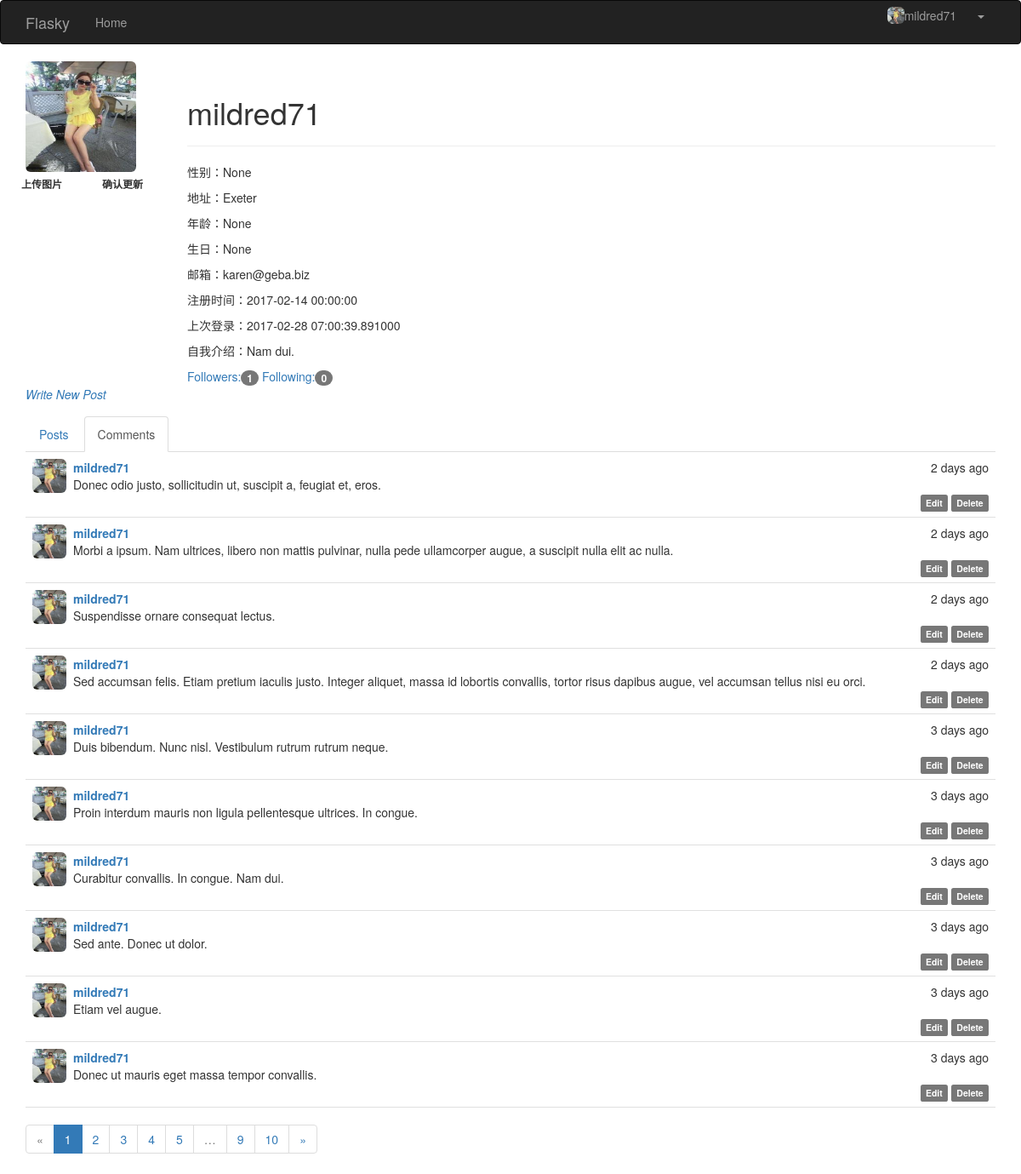
/profile/mildred71 (signed in), run on the app's committed database.
### app/models.py (models this page shows, shortened)
class User(UserMixin,db.Model):
	__tablename__='users'
	id = db.Column(db.Integer, primary_key=True)
	username = db.Column(db.String(128), unique=True, index=True)
	gender = db.Column(db.String(32))
	address = db.Column(db.String(128))
	age=db.Column(db.Integer)
	date_of_born = db.Column(db.String(32))
	password_hash = db.Column(db.String(128))
	email = db.Column(db.String(64))
	selfintr=db.Column(db.String(256))
	role_id=db.Column(db.Integer,db.ForeignKey('roles.id'))
	confirmed=db.Column(db.Boolean,default=False)
	member_since=db.Column(db.DateTime(),default=datetime.utcnow)
	last_login=db.Column(db.DateTime(),default=datetime.utcnow)
	head_img=db.Column(db.String)
	comments=db.relationship('Comment',backref='author',lazy='dynamic')
	posts=db.relationship('Post',backref='author',lazy='dynamic')
	followers=db.relationship('Follow',foreign_keys=[Follow.followed_id],
							  backref=db.backref('follower',lazy='joined'),
							  lazy='dynamic',
							  cascade='all,delete-orphan')
	followed=db.relationship('Follow',foreign_keys=[Follow.follower_id],
							 backref=db.backref('followed',lazy='joined'),
							 lazy='dynamic',
							 cascade='all,delete-orphan')
	def followers_count(self):
		return self.followers.count()
	def followed_count(self):
		return self.followed.count()
	def is_followed_by(self,user):
		return self.followers.filter_by(follower_id=user.id).first() is not None
	def can(self,permission):
		return self.role is not None and (self.role.permission&permission)==permission
	@property
	def password(self):
		raise AttributeError('Password can not be read!')

class Comment(db.Model):
	__tablename__='comments'
	id=db.Column(db.Integer,primary_key=True)
	body=db.Column(db.Text)
	body_html=db.Column(db.Text)
	timestamp=db.Column(db.DateTime,index=True,default=datetime.utcnow)
	post_id=db.Column(db.Integer,db.ForeignKey('posts.id'))
	author_id=db.Column(db.Integer,db.ForeignKey('users.id'))

### app/main/views.py (the view)
@main.route('/profile/<username>')
@login_required
def profile(username):
    user=User.query.filter_by(username=username).first()
    if user is not None:
        show_comments=bool(request.cookies.get('show_comments','0'))
        page=request.args.get('page',1,type=int)
        pagination_posts=user.posts.order_by(Post.timestamp.desc()).paginate(
            page,current_app.config['FLASKY_POSTS_PER_PAGE'],error_out=False
        )
        pagination_comments=user.comments.order_by(Comment.timestamp.desc()).paginate(
            page,current_app.config['FLASKY_COMMENTS_PER_PAGE'],error_out=False
        )
        posts=pagination_posts.items
        comments=pagination_comments.items
        return render_template('user.html',user=user,posts=posts,comments=comments,show_comments=show_comments,
                               pagination_comments=pagination_comments,pagination_posts=pagination_posts,
                               )
    else:
        flash('%s is not registered!'%username)
        return redirect(url_for('main.index'))

### app/auth/views.py (called while the page is built)
@auth.before_app_request
def last_login():
	if current_user.is_authenticated:
		current_user.last_login=datetime.utcnow()

@auth.before_app_request
def before_request():
	if current_user.is_authenticated and not current_user.confirmed and request.endpoint[:5]!='auth.' and request.endpoint!='static':
		return redirect(url_for('auth.unconfirmed'))

### app/main/__init__.py (called while the page is built)
@main.app_context_processor
def inject_permission():
	return dict(Permission=Permission)

### app/models.py (called while the page is built)
@login_manager.user_loader
def load_user(user_id):
	return User.query.get(int(user_id))

### app/templates/user.html (shortened to what this page needs)
{% extends "base.html" %}
{% import "_macros.html" as macros %}
{% block page_content %}
<div class="row col-md-2">
    <img class="img-rounded profile-relativa" src="{{user.head_img}}" height="130" width="130"/>
    <form action="{{url_for('main.upload_file')}}" method="POST" enctype=multipart/form-data>
        <div class="row">
            <label class="button button_primary col-md-6 btn-sm" for="xFile">上传图片</label>
            <label class="button button_primary col-md-6 btn-sm" for="xSubmit">确认更新</label>
        </div>
    </form>
</div>
<div class="col-md-offset-2 ">
    <div class="page-header">
     <h1>{{user.username}}</h1>
    </div>
        <p>性别：{{ user.gender }}</p>
        <p>地址：{{ user.address }}</p>
        <p>年龄：{{ user.age }}</p>
        <p>生日：{{ user.date_of_born }}</p>
        <p>邮箱：{{ user.email }}</p>
        <p>注册时间：{{ user.member_since }}</p>
        <p>上次登录：{{ user.last_login }}</p>
        <p>自我介绍：{{ user.selfintr }}</p>
</div>
<div class="col-md-offset-2">
    <a href="{{url_for('main.followers',username=user.username)}}">
        Followers:<span class="badge">{{user.followers_count()}}</span>
    </a>
    <a href="{{url_for('main.followed',username=user.username)}}">
        Following:<span class="badge">{{user.followed_count()}}</span>
    </a>
</div>
<div>
    <p class="test-right"><em><a href="{{url_for('main.edit_post')}}">Write New Post</a></em></p>
</div>
<div class="post-tabs">
    <ul class="nav nav-tabs">
        <li {% if not show_comments %} class="active" {% endif %}><a href="{{ url_for('main.show_posts',username=user.username) }}">Posts</a></li>
        <li {% if show_comments %} class="active" {% endif %}><a href="{{ url_for('main.show_comments',username=user.username) }}">Comments</a></li>
    </ul>
    {% if not show_comments %}
    {% include "_posts.html" %}
    {{ macros.pagination_widget(pagination=pagination_posts,endpoint='main.profile',username=user.username)}}
    {% else %}
    {% include "_comments.html" %}
    {{ macros.pagination_widget(pagination=pagination_comments,endpoint='main.profile',username=user.username)}}
    {% endif %}
</div>
{% endblock %}

### app/templates/base.html (shortened to what this page needs)
{% extends "bootstrap/base.html" %}
{% block head %}
{{ super() }}
<link rel="stylesheet" type="text/css" href="{{ url_for('static', filename='styles.css') }}">
{% endblock %}
{% block navbar %}
<div class="navbar navbar-inverse" role="navigation">
    <div class="container">
        <div class="navbar-header">
            <a class="navbar-brand" href="{{ url_for('main.index') }}">Flasky</a>
        </div>
        <div class="navbar-collapse collapse">
            <ul class="nav navbar-nav">
                <li><a href="{{ url_for('main.index') }}">Home</a></li>
            </ul>
            <ul class="nav navbar-nav navbar-right">
                {% if current_user.is_authenticated %}
                <div class="btn-group">
                    <a class="btn btn-link" href="{{ url_for('main.profile',username=current_user.username)}}">
                        <img src={{current_user.head_img}} class="img-rounded pull-left" height="20" width="20"/>
                        {{current_user.username}}
                    </a>
                    <a class="btn dropdwon-toggle btn-link" data-toggle="dropdown" href="#">
                        <span class="caret"></span>
                    </a>
                </div>
                {% else %}
                <div class="btn-group" role="group">
                    <button type="button" class="btn btn-link " onclick="window.location.href=('{{url_for('auth.login')}}')">Sign In</button>
                    <button type="button" class="btn btn-link " onclick="window.location.href=('{{url_for('auth.register')}}')">Register</button>
                </div>
                {% endif %}
            </ul>
        </div>
    </div>
</div>
{% endblock %}
{% block content %}
<div class="container">
    {% block page_content %}{% endblock %}
</div>
{% endblock %}

### app/templates/_macros.html
{% macro pagination_widget(pagination,endpoint) %}
<ul class="pagination">
    <li {% if not pagination.has_prev %} class="disabled" {% endif %}>
        <a {% if pagination.has_prev %} href="{{url_for(endpoint,page=pagination.page-1,**kwargs)}}"{% endif %}>&laquo;</a>
    </li>
    {% for p in pagination.iter_pages() %}
    {% if p %}
    <li {% if p==pagination.page %} class="active" {% endif %}>
        <a href="{{url_for(endpoint,page=p,**kwargs)}}">{{ p }}</a>
    </li>
    {% else %}
    <li class="disabled">
        <a>&hellip;</a>
    </li>
    {% endif %}
    {% endfor %}
    <li {% if not pagination.has_next %} class="disabled" {% endif %}>
        <a {% if pagination.has_next %} href="{{url_for(endpoint,page=pagination.page+1,**kwargs)}}" {% endif %}>&raquo;</a>
    </li>
</ul>
{% endmacro %}

### app/templates/_comments.html
<ul class="posts">
    {% for comment in comments %}
    <li class="post">
        <div class="post-thumbnail">
            <a href="{{url_for('main.profile',username=comment.author.username)}}">
                <img class="img-rounded profile-thumbnail" src="{{comment.author.head_img}}" height="40" width="40">
            </a>
        </div>
        <div class="post-date">{{ moment(comment.timestamp).fromNow(refresh=True) }}</div>
        <div class="post-author">
            <a href="{{url_for('main.profile',username=comment.author.username)}}">
                {{ comment.author.username }}
            </a>
        </div>
        <div class="post-content">
            {{ comment.body }}
            <div class="post-footer">
                {% if comment in current_user.comments %}
                <a href="{{url_for('main.edit_comment',id=comment.id)}}">
                    <span class="label label-default">Edit</span>
                </a>
                <a href="{{url_for('main.delete_comment',id=comment.id)}}">
                    <span class="label label-default">Delete</span>
                </a>
                {% endif %}
            </div>
        </div>
    </li>
    {% endfor %}
</ul>

### app/static/styles.css (style rules this page uses)
.profile-thumbnail { position: absolute; }
div.post-tabs { margin-top: 16px; }
ul.posts { list-style-type: none; padding: 0px; margin: 16px 0px 0px 0px; border-top: 1px solid #e0e0e0; }
div.post-tabs ul.posts { margin: 0px; border-top: none; }
ul.posts li.post { padding: 8px; border-bottom: 1px solid #e0e0e0; }
div.post-date { float: right; }
div.post-author { font-weight: bold; margin-left: 48px; }
div.post-thumbnail { position: absolute; }
div.post-content { margin-left: 48px; min-height: 24px; }
div.post-footer { text-align: right; }

### data on the page
User: head_img (picture), username "mildred71", gender "None", address "Exeter", age "None", date_of_born "None", email "karen@geba.biz", member_since "2017-02-14 00:00:00", last_login "2017-02-28 07:00:39.891000", selfintr "Nam dui.", author.head_img (picture), author.username "mildred71" "mildred71" "mildred71" "mildred71"
Comment: author.head_img (picture), timestamp "2 days ago", author.username "mildred71", body "Suspendisse ornare consequat lectus."
Comment: author.head_img (picture), timestamp "2 days ago", author.username "mildred71", body "Sed accumsan felis. Etiam pretium iaculis justo. Integer aliquet, massa id lobortis convallis, tortor risus dapibus augue, vel accumsan tellus nisi eu orci."
Comment: author.head_img (picture), timestamp "3 days ago", author.username "mildred71", body "Curabitur convallis. In congue. Nam dui."
Comment: author.head_img (picture), timestamp "3 days ago", author.username "mildred71", body "Sed ante. Donec ut dolor."
Comment: author.head_img (picture), timestamp "3 days ago", author.username "mildred71", body "Etiam vel augue."
Comment: author.head_img (picture), timestamp "3 days ago", author.username "mildred71", body "Donec ut mauris eget massa tempor convallis."

### other printed values
{{ user.followers_count() }} "1"
{{ user.followed_count() }} "0"
{{ moment(comment.timestamp).fromNow(refresh=True) }} "2 days ago" "2 days ago" "3 days ago" "3 days ago"
{{ comment.body }} "Donec odio justo, sollicitudin ut, suscipit a, feugiat et, eros." "Morbi a ipsum. Nam ultrices, libero non mattis pulvinar, nulla pede ullamcorper augue, a suscipit nulla elit ac nulla." "Duis bibendum. Nunc nisl. Vestibulum rutrum rutrum neque." "Proin interdum mauris non ligula pellentesque ultrices. In congue."
{{ p }} "1" "2" "3" "4" "5" "9" "10"
